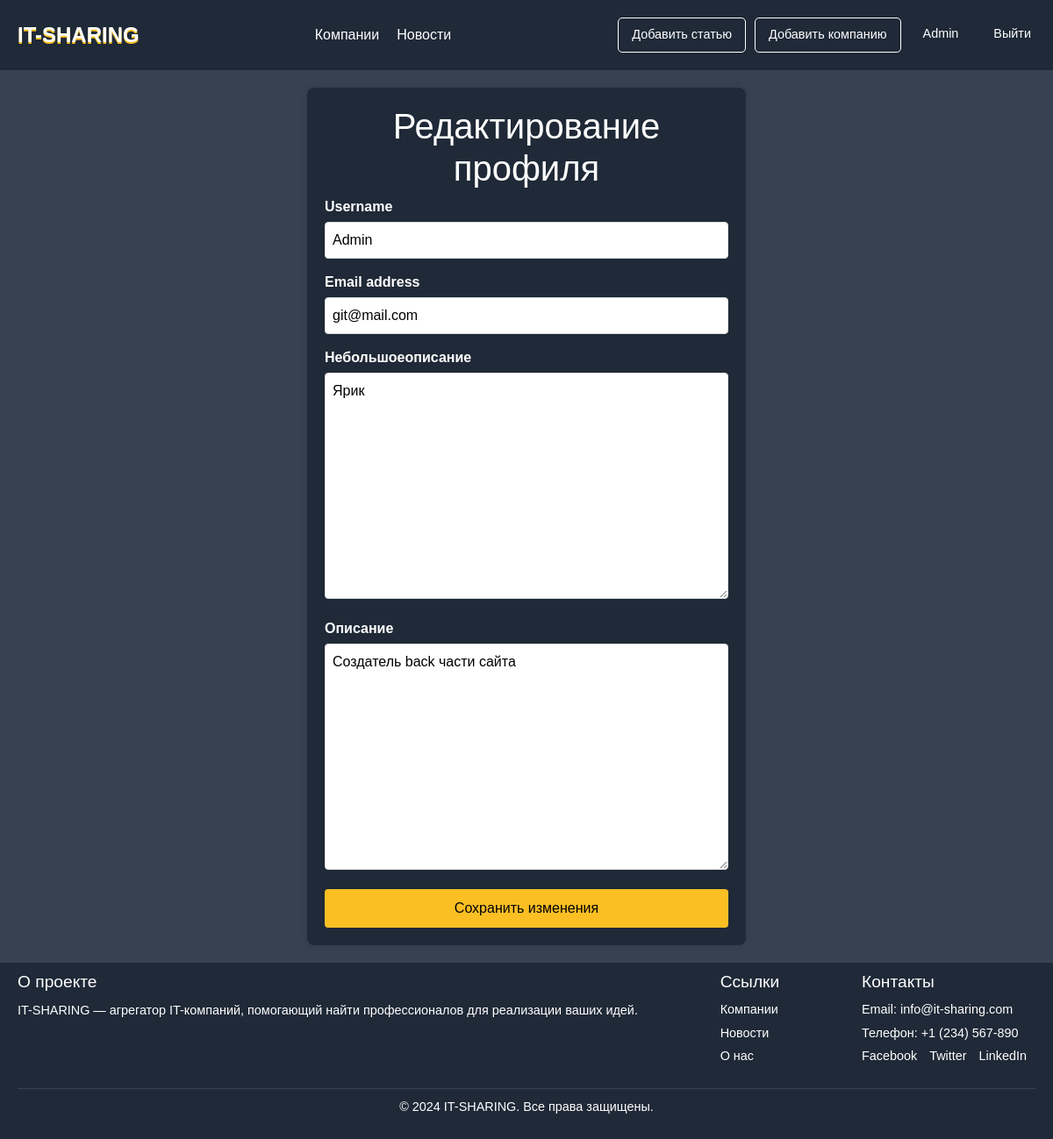
The app's page /profile/edit/ (signed in) with its own data.
### main/models.py (models this page shows, shortened)
class CustomUser(AbstractUser):
    description = models.TextField(blank=True, verbose_name="Описание")
    about = models.TextField(blank=True, verbose_name="Небольшоеописание")
    is_company = models.BooleanField(default=False, verbose_name="Представитель компании")
    company = models.ForeignKey(
        'companies',
        on_delete=models.SET_NULL,
        null=True,
        blank=True,
        verbose_name="Компания",
        related_name="representatives"
    )

### main/views.py (the view)
# urls.py: path('profile/edit/', views.edit_profile, name='PersonalPage_edit'),
def edit_profile(request):
    user = request.user  # Текущий пользователь
    if request.method == 'POST':
        form = CustomUserEditForm(request.POST, instance=user)  # Редактируем текущего пользователя
        if form.is_valid():
            form.save()  # Сохраняем изменения
            return redirect('PersonalPage')  # Перенаправляем, например, на страницу профиля
    else:
        form = CustomUserEditForm(instance=user)  # Загружаем форму с текущими данными пользователя
    return render(request, 'main/PersonalPage_edit.html', {'form': form})

### main/forms.py
class CustomUserEditForm(ModelForm): #форма изменения кастомного пользователя
    class Meta:
        model = CustomUser
        fields = ['username', 'email', 'about', 'description']  # Ука

### main/templates/main/PersonalPage_edit.html (shortened to what this page needs)
{% extends 'main/layout.html' %}
{% block content %}
<div class="lk-container">
    <h1>Редактирование профиля</h1>
    <form method="POST">
        {% for field in form %}
        <div class="lk-form-group">
            <label for="{{ field.id_for_label }}">{{ field.label }}</label>
            {{ field }}
        </div>
        {% endfor %}
        <div class="lk-form-actions">
            <button type="submit">Сохранить изменения</button>
        </div>
    </form>
</div>
{% endblock %}

### main/templates/main/layout.html (shortened to what this page needs)
<!doctype html>
{% load static %}
<html lang="ru">
<head>
    <link rel="stylesheet" href="https://cdn.jsdelivr.net/npm/bootstrap@5.3.3/dist/css/bootstrap.min.css">
    <link rel="stylesheet" href="{% static 'main/css/main.css' %}">
    <link rel="stylesheet" href="{% static 'main/fonts/Font Over.otf' %}">
</head>
<body>
    <header>
        <div class="container">
        <div class="logo"><a href="{% url 'home' %}">IT-SHARING</a></div>
        <nav class="navigation">
        <ul>
          <a href="{% url 'company' %}"><li>Компании</li></a>
          <a href="{% url 'news_home' %}"><li>Новости</li></a>
        </ul>
        </nav>
        <div class="auth-buttons">
        {% if request.user.is_superuser or request.user.is_stuff %}
        <a href="{% url 'create' %} "class="btn login">Добавить статью</a>
        <a href="{% url 'add_page' %}"class="btn login">Добавить компанию</a>
        {% endif %}
        {% if request.user.is_authenticated %}
				<a class="header-logo" href="{% url 'PersonalPage' %}">{{user.username}}</a>
        <a class="header-exi" href="{% url 'logout' %}">Выйти</a>
				{% else %}
				  <a class="btn signup" href="{% url 'register' %}">Регистрация</a>
          <a class="btn login" href="{% url 'login' %}">Авторизация</a>
        {% endif %}
      </div>
    </div>
    </header>
    <main>
        {% block content %}
        {% endblock %}
    </main>
    <footer>
        <div class="footer-container">
          <div class="footer-about">
            <h3>О проекте</h3>
            <p>IT-SHARING — агрегатор IT-компаний, помогающий найти профессионалов для реализации ваших идей.</p>
          </div>
          <div class="footer-links">
            <h3>Ссылки</h3>
            <ul>
              <a href="{% url 'company' %}"><li>Компании</li></a>
              <a href="{% url 'news_home' %}"><li>Новости</li></a>
              <a href="#"><li>О нас</li></a>
            </ul>
          </div>
          <div class="footer-contact">
            <h3>Контакты</h3>
            <p>Email: <a href="mailto:info@it-sharing.com">info@it-sharing.com</a></p>
            <p>Телефон: <a href="tel:+1234567890">+1 (234) 567-890</a></p>
            <div class="social-icons">
                <a href="#" >Facebook</a>
                <a href="#" >Twitter</a>
                <a href="#" >LinkedIn</a>
            </div>
          </div>
        </div>
        <div class="footer-bottom">
          <p>&copy; 2024 IT-SHARING. Все права защищены.</p>
        </div>
    </footer>
</body>
</html>

### main/static/main/css/main.css (style rules this page uses)
html, body { height: 100%; }
body { margin: 0; font-family: "Arial", sans-serif; background-color: #374151; display: flex; flex-direction: column; }
header { background-color: #1f2937; color: #ffffff; position: fixed; top: 0; height: 80px; width: 100%; z-index: 1000; }
.container { max-width: 1200px; margin: 0 auto; display: flex; align-items: center; justify-content: space-between; padding: 0; height: 80px; }
.logo a { font-family: "Font Over", sans-serif; text-shadow: 0px 2px #FBBF24; text-decoration: none; color: #ffffff; font-size: 1.5rem; font-weight: bold; margin: 0 20px; }
.navigation ul { list-style: none; margin: 0; padding: 0; display: flex; gap: 20px; }
.navigation a { font-family: Arial, sans-serif; color: #ffffff; font-size: 1rem; transition: color 0.3s ease; text-decoration: none; }
.header-logo { color: #fff; text-decoration: none; padding: 8px 15px; border-radius: 5px; font-size: 0.9rem; transition: all 0.3s ease; }
.header-exi { color: #fff; text-decoration: none; padding: 8px 15px; border-radius: 5px; font-size: 0.9rem; transition: all 0.3s ease; }
.auth-buttons { display: flex; gap:10px; margin: 0 10px 0 10px; }
.auth-buttons { text-decoration: none; color: #fff; }
.auth-buttons .btn { text-decoration: none; padding: 8px 15px; border-radius: 5px; font-size: 0.9rem; transition: all 0.3s ease; }
.auth-buttons .login { background-color: transparent; color: #ffffff; border: 1px solid #ffffff; }
footer { background-color: #1f2937; color: #ffffff; padding: 10px 20px; font-size: 0.9rem; }
footer .footer-container { max-width: 1200px; margin: 0 auto; display: flex; flex-wrap: wrap; justify-content: space-between; gap: 20px; }
.footer-about h3, .footer-links h3, .footer-contact h3 { font-size: 1.2rem; margin-bottom: 10px; }
.footer-about p { line-height: 1.6; }
.footer-links ul { list-style: none; padding: 0; margin: 0; }
.footer-links li { margin-bottom: 5px; }
.footer-links a { color: #ffffff; text-decoration: none; transition: color 0.3s ease; }
.footer-contact p { margin: 5px 0; }
.footer-contact a { color: #ffffff; text-decoration: none; transition: color 0.3s ease; }
.social-icons a { display: inline-block; margin-right: 10px; }
.footer-bottom { text-align: center; margin-top: 20px; border-top: 1px solid #374151; padding-top: 10px; }
main { flex:1; max-width: 1200px; margin: 0 auto; margin-top: 80px; display: flex; align-items: center; justify-content: center; }
.lk-container { max-width: 800px; margin: 20px auto; background: #1f2937; color: #fff; padding: 20px; border-radius: 8px; box-shadow: 0 0 10px rgba(0, 0, 0, 0.1); width: 500px; max-width: 1000px; }
.lk-container h1 { text-align: center; }
.lk-form-group { margin-bottom: 15px; }
.lk-form-group label { color: #fff; display: block; margin-bottom: 5px; font-weight: bold; }
.lk-form-group input, .lk-form-group textarea { width: 100%; padding: 8px; border: 1px solid #ddd; border-radius: 4px; }
.lk-form-group textarea { resize: vertical; }
.lk-form-actions { text-align: center; }
.lk-form-actions button { width: 100%; background-color: #FBBF24; color: #000; border: none; padding: 10px 20px; border-radius: 4px; cursor: pointer; }

### records on screen
CustomUser: username "Admin", form "Admin" "git@mail.com" "Ярик" "Создатель back части сайта"

### other values on screen
{{ field.label }} "Username" "Email address" "Небольшоеописание" "Описание"
